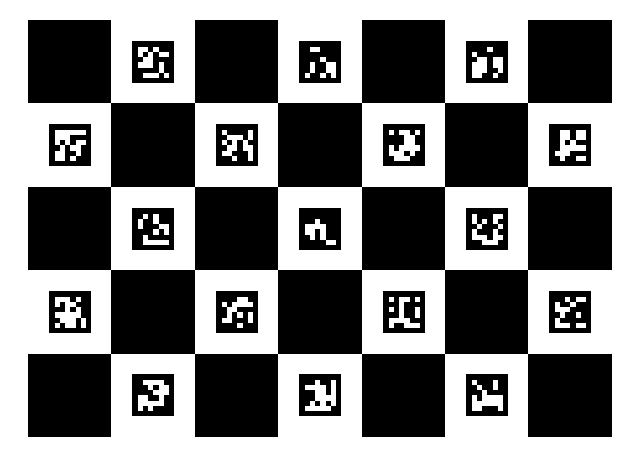
#> input picture ChArUco_Marker-640.png, 640 x 457 px, given in place of image_0.png, which was not available
$ python channels.py
#> lines starting #> are read from the running program, lines starting #| are printed output that depends on the picture; after the words box and inside, x2 and y2 are one past the last pixel; in counts of white or black regions, pixels touching at a corner belong together; pictures that were not available may be replaced by others from this repository, and a replacement may not be noted
#> further down, img is the input picture: shape (457, 640, 3); 49.8% white; 36 white regions, largest, box (x1, y1, x2, y2) and area: (0, 0, 640, 457) 137407, (55, 297, 86, 328) 596, (305, 380, 336, 411) 596
import cv2
import numpy as np


def process(img, wait_key=0):
    # 1. 生成灰度图
#> called with wait_key = 0
    gray_img = cv2.cvtColor(img, cv2.COLOR_BGR2GRAY)
    # img = cv2.cvtColor(img, cv2.COLOR_BGR2RGB) # COLOR_BGR2YUV

    # 2. 分离通道
    b, g, r = cv2.split(img)

    # 3. 拼接图像
    # hstack 是水平拼接（左右），vstack 是垂直拼接（上下）
    # 注意：所有拼接的图像必须维度一致。
    top_row = np.hstack((gray_img, b))   # 横向合并上方两张图
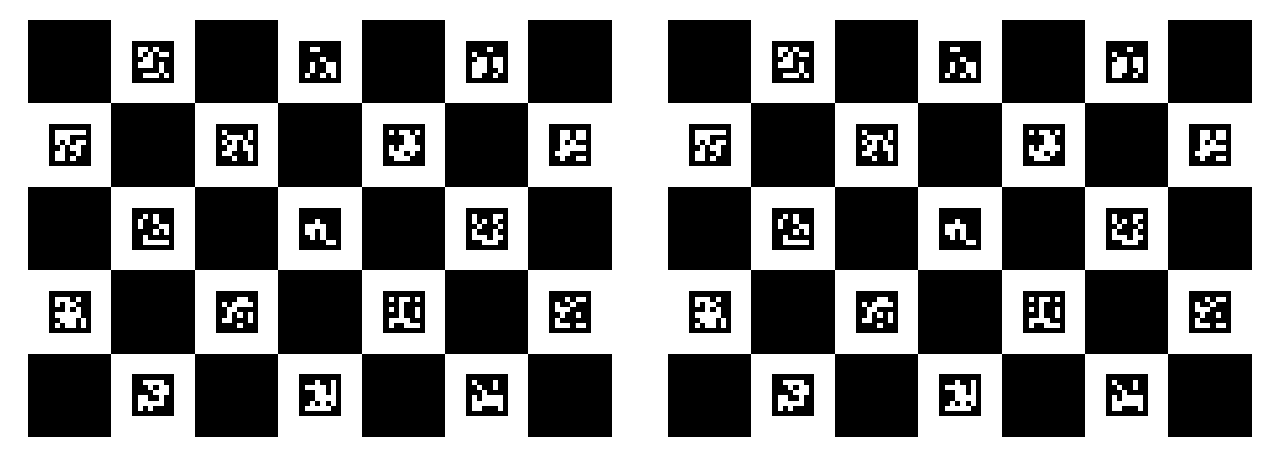
#> top_row: shape (457, 1280); 49.8% white; 71 white regions, largest, box (x1, y1, x2, y2) and area: (0, 0, 1280, 457) 274814, (55, 297, 86, 328) 596, (695, 297, 726, 328) 596
    bottom_row = np.hstack((g, r))       # 横向合并下方两张图
    combined = np.vstack((top_row, bottom_row)) # 纵向合并上下两行
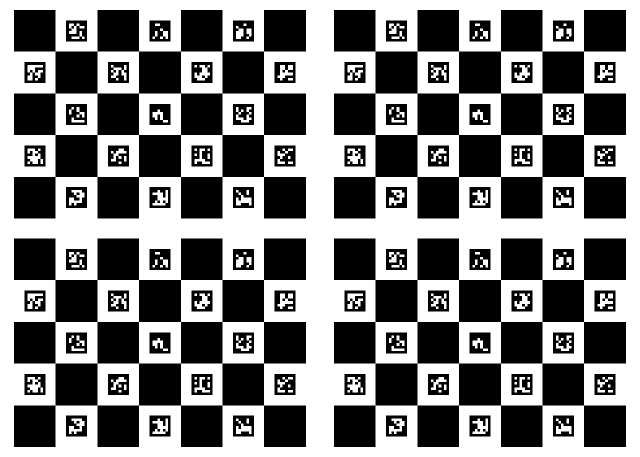
#> combined: shape (914, 1280) (shown at 1/2 size); 49.8% white; 141 white regions, largest, box (x1, y1, x2, y2) and area: (0, 0, 1280, 914) 549628, (55, 297, 86, 328) 596, (695, 297, 726, 328) 596

    # 4. 调整窗口大小
    # 如果你的摄像头分辨率很高（如1080P），拼接后窗口会太大，可以缩小显示
    result_resized = cv2.resize(combined, (0, 0), fx=0.2, fy=0.2)
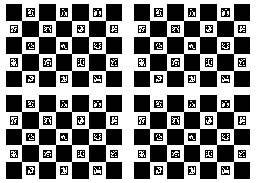
#> result_resized: shape (183, 256); 50.1% white; 72 black regions, largest, box (x1, y1, x2, y2) and area: (6, 95, 122, 179) 5000, (134, 95, 250, 179) 5000, (6, 4, 122, 87) 4950

    # 5. 显示一个窗口
    cv2.imshow('All Channels (TopL:Gray, TopR:B, BotL:G, BotR:R)', result_resized)
    cv2.waitKey(wait_key)

    # [10 lines of commented-out code are left out]


img = cv2.imread("./temp/scripts/camera/image_0.png")
process(img, 0)

# [13 lines of commented-out code are left out]

cv2.destroyAllWindows()
